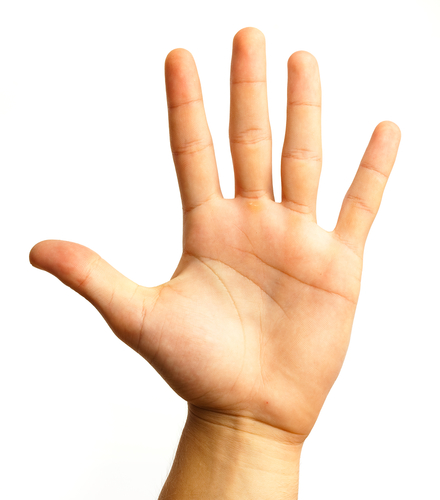
#> input picture sample/hand.jpg, 440 x 500 px
$ jupyter execute 07Kmeans.ipynb
#> lines starting #> are read from the running program, lines starting #| are printed output that depends on the picture
# 예제 7.14 cv2.kmeans() 컬러 클러스터링 영역 검출
### <span style='background-color:#fff5b1'>cv2.kmeans(data, K, bestLabels, criteria, attempts, flags)</span>
**data** 클러스터링을 위한 데이터 \
**K** 클러스터 개수 \
**bestLabels** 각 샘플의 클러스터 번호를 labels에 저장 \
**criteria** 종료 조건(반복 회수와 오차 범위) \
**attempts** 알고리즘을 시도하는 횟수 -> 최적의 레이블링 결과를 bestLabels에 저장하여 반환 \
클러스터의 중심 centers 반환 \
**flag** K개의 클러스터 중심을 초기화하는 방법

[cell 1]
import cv2
import numpy as np

src = cv2.imread('../sample/hand.jpg')
#> src is the input picture: shape (500, 440, 3); mean B, G, R 210.3, 226.7, 246.1
hsv = cv2.cvtColor(src, cv2.COLOR_BGR2HSV)
#> hsv: shape (500, 440, 3); mean H, S, V 6.6, 41.6, 246.1

[cell 2]
data = src.reshape((-1,3)).astype(np.float32)
data

[cell 3]
K = 2
term_crit = (cv2.TERM_CRITERIA_EPS + cv2.TERM_CRITERIA_MAX_ITER, 10, 1.0)
ret, labels, centers = cv2.kmeans(data, K, None, term_crit, 5, cv2.KMEANS_RANDOM_CENTERS)
#> ret = 407756994.4; centers = [[114.7, 163.2, 224.3], [248.9, 252.6, 255.3]]
centers.shape, labels.shape, ret
#> Out = ((2, 3), (220000, 1), 407756994.4)

[cell 4]
print(labels)
#> (printed output is left out)
print(labels.flatten())
#> (printed output is left out)

[cell 5]
centers = np.uint8(centers)
#> centers = [[114, 163, 224], [248, 252, 255]]
res = centers[labels.flatten()]
dst = res.reshape(src.shape)
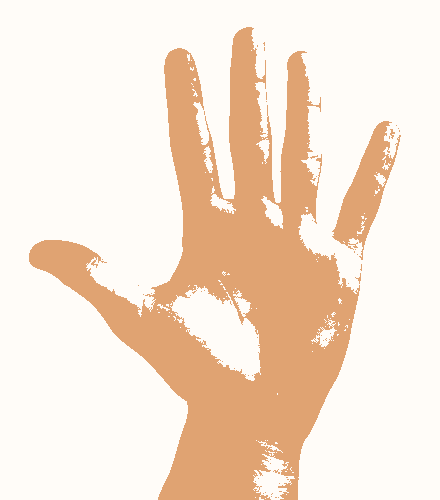
#> dst: shape (500, 440, 3); mean B, G, R 209.8, 226.6, 246.2

cv2.imshow('dst', dst)
cv2.waitKey()
cv2.destroyAllWindows()
